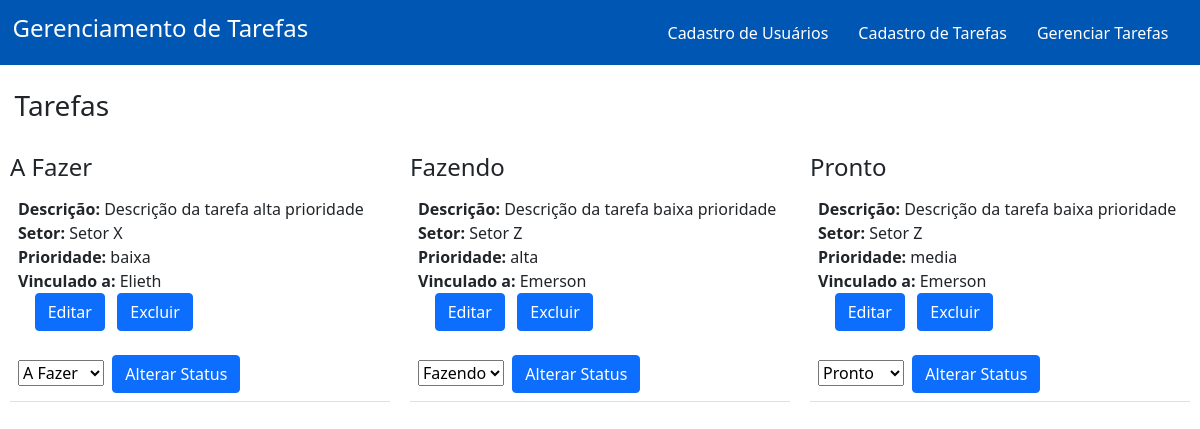
The page / on the database its author committed.
### tables this page shows
CREATE TABLE `tarefa` (
  `id` int(11) NOT NULL,
  `id_usuario` int(11) NOT NULL,
  `descricao` varchar(245) NOT NULL,
  `setor` varchar(145) NOT NULL,
  `prioridade` varchar(120) NOT NULL,
  `data` date NOT NULL,
  `status` varchar(100) NOT NULL
);

CREATE TABLE `usuario` (
  `id` int(11) NOT NULL,
  `nome` varchar(185) NOT NULL,
  `email` varchar(185) NOT NULL
);

### index.php (the view, shortened to what this page needs)
<!DOCTYPE html>
<html lang="pt-br">
<head>
    <link href="https://cdn.jsdelivr.net/npm/bootstrap@5.0.2/dist/css/bootstrap.min.css" rel="stylesheet">
</head>
<body>
    <nav>
        <div class="menu">
            <h4><font color="white">&nbsp;&nbsp;Gerenciamento de Tarefas</font></h4>
            <div class="tabela">
                <table>
                    <tr>
                        <td><a href="cadusuario.php">Cadastro de Usuários</a></td>
                        <td><a href="cadtarefas.php">Cadastro de Tarefas</a></td>
                        <td><a href="index.php">Gerenciar Tarefas</a>&nbsp;&nbsp;&nbsp;&nbsp;</td>
                    </tr>
                </table>
            </div>
        </div>
    </nav>
    <br />
    <h3>&nbsp;&nbsp;Tarefas</h3>
    <div class="divs3">
        <div>
            <h4>A Fazer</h4>
            <table class="table table-hover">
            <?php
                include 'conecta.php';
                $afazer = mysqli_query($conn, "SELECT tarefa.*, usuario.id AS iduser,usuario.nome FROM tarefa,usuario where tarefa.id_usuario = usuario.id AND tarefa.status = 'A Fazer' ORDER BY id");
                $row = mysqli_num_rows($afazer);
                if ($row > 0) {
                    while ($dados = $afazer->fetch_array()) {
                        $id = $dados['id'];
                        echo '<tr>';
                        echo '<td><b>Descrição:</b>&nbsp;'.$dados['descricao'].'<br/>';
                        echo '<b>Setor:</b>&nbsp;'.$dados['setor'].'<br/>';
                        echo '<b>Prioridade:</b>&nbsp;'.$dados['prioridade'].'<br/>';
                        echo '<b>Vinculado a:</b>&nbsp;'.$dados['nome'].'<br/>';
                        echo "&nbsp;&nbsp;&nbsp;&nbsp;<a href='editartarefa.php?id=$id' class='btn btn-primary'>Editar</a>&nbsp;&nbsp;&nbsp;<a href='excluirtarefa.php?id=$id' class='btn btn-primary'>Excluir</a><br/><br/>";
                        echo "<form action='atualizarstatus.php?id=$id' method='POST'>";
                        echo "<select name='status'>
                                <option value='A Fazer' selected>A Fazer</option>
                                <option value='Fazendo'>Fazendo</option>
                                <option value='Pronto'>Pronto</option>
                             </select>&nbsp;&nbsp;<input type='submit' class='btn btn-primary' value='Alterar Status'>";
                        echo '</form>';
                        echo '</td>';
                        echo '</tr>';
                    }
                }
            ?>
            </table>
        </div>
        <div>
            <h4>Fazendo</h4>
            <table class="table table-hover">
            <?php
                include 'conecta.php';
                $afazer = mysqli_query($conn, "SELECT tarefa.*, usuario.id AS iduser,usuario.nome FROM tarefa,usuario where tarefa.id_usuario = usuario.id AND tarefa.status = 'Fazendo' ORDER BY id");
                $row = mysqli_num_rows($afazer);
                if ($row > 0) {
                    while ($dados = $afazer->fetch_array()) {
                        $id = $dados['id'];
                        echo '<tr>';
                        echo '<td><b>Descrição:</b>&nbsp;'.$dados['descricao'].'<br/>';
                        echo '<b>Setor:</b>&nbsp;'.$dados['setor'].'<br/>';
                        echo '<b>Prioridade:</b>&nbsp;'.$dados['prioridade'].'<br/>';
                        echo '<b>Vinculado a:</b>&nbsp;'.$dados['nome'].'<br/>';
                        echo "&nbsp;&nbsp;&nbsp;&nbsp;<a href='editartarefa.php?id=$id' class='btn btn-primary'>Editar</a>&nbsp;&nbsp;&nbsp;<a href='excluirtarefa.php?id=$id' class='btn btn-primary'>Excluir</a><br/><br/>";
                        echo "<form action='atualizarstatus.php?id=$id' method='POST'>";
                        echo "<select name='status'>
                                <option value='A Fazer'>A Fazer</option>
                                <option value='Fazendo' selected>Fazendo</option>
                                <option value='Pronto'>Pronto</option>
                             </select>&nbsp;&nbsp;<input type='submit' class='btn btn-primary' value='Alterar Status'>";
                        echo '</form>';
                        echo '</td>';
                        echo '</tr>';
                    }
                }
            ?>
            </table>
        </div>
        <div>
            <h4>Pronto</h4>
            <table class="table table-hover">
            <?php
                include 'conecta.php';
                $afazer = mysqli_query($conn, "SELECT tarefa.*, usuario.id AS iduser,usuario.nome FROM tarefa,usuario where tarefa.id_usuario = usuario.id AND tarefa.status = 'Pronto' ORDER BY id");
                $row = mysqli_num_rows($afazer);
                if ($row > 0) {
                    while ($dados = $afazer->fetch_array()) {
                        $id = $dados['id'];
                        echo '<tr>';
                        echo '<td><b>Descrição:</b>&nbsp;'.$dados['descricao'].'<br/>';
                        echo '<b>Setor:</b>&nbsp;'.$dados['setor'].'<br/>';
                        echo '<b>Prioridade:</b>&nbsp;'.$dados['prioridade'].'<br/>';
                        echo '<b>Vinculado a:</b>&nbsp;'.$dados['nome'].'<br/>';
                        echo "&nbsp;&nbsp;&nbsp;&nbsp;<a href='editartarefa.php?id=$id' class='btn btn-primary'>Editar</a>&nbsp;&nbsp;&nbsp;<a href='excluirtarefa.php?id=$id' class='btn btn-primary'>Excluir</a><br/><br/>";
                        echo "<form action='atualizarstatus.php?id=$id' method='POST'>";
                        echo "<select name='status'>
                                <option value='A Fazer'>A Fazer</option>
                                <option value='Fazendo'>Fazendo</option>
                                <option value='Pronto' selected>Pronto</option>
                             </select>&nbsp;&nbsp;<input type='submit' class='btn btn-primary' value='Alterar Status'>";
                        echo '</form>';
                        echo '</td>';
                        echo '</tr>';
                    }
                }
            ?>
            </table>
        </div>
    </div>
</body>
</html>

### index.php (style rules this page uses)
nav { background-color: #0056b3; }
.menu { height: 65px; display: flex; align-items: center; }
.tabela { margin-left: auto; }
td { padding: 15px; }
a { color: white; text-decoration: none; }
.divs3 { display: grid; grid-template-columns: repeat(3, 1fr); gap: 20px; padding: 20px 0; margin: 10px; }

### rows shown on the page
tarefa: descricao "Descrição da tarefa alta prioridade", setor "Setor X", prioridade "baixa", id_usuario.nome "Elieth"
tarefa: descricao "Descrição da tarefa baixa prioridade", setor "Setor Z", prioridade "alta", id_usuario.nome "Emerson"
tarefa: descricao "Descrição da tarefa baixa prioridade", setor "Setor Z", prioridade "media", id_usuario.nome "Emerson"
